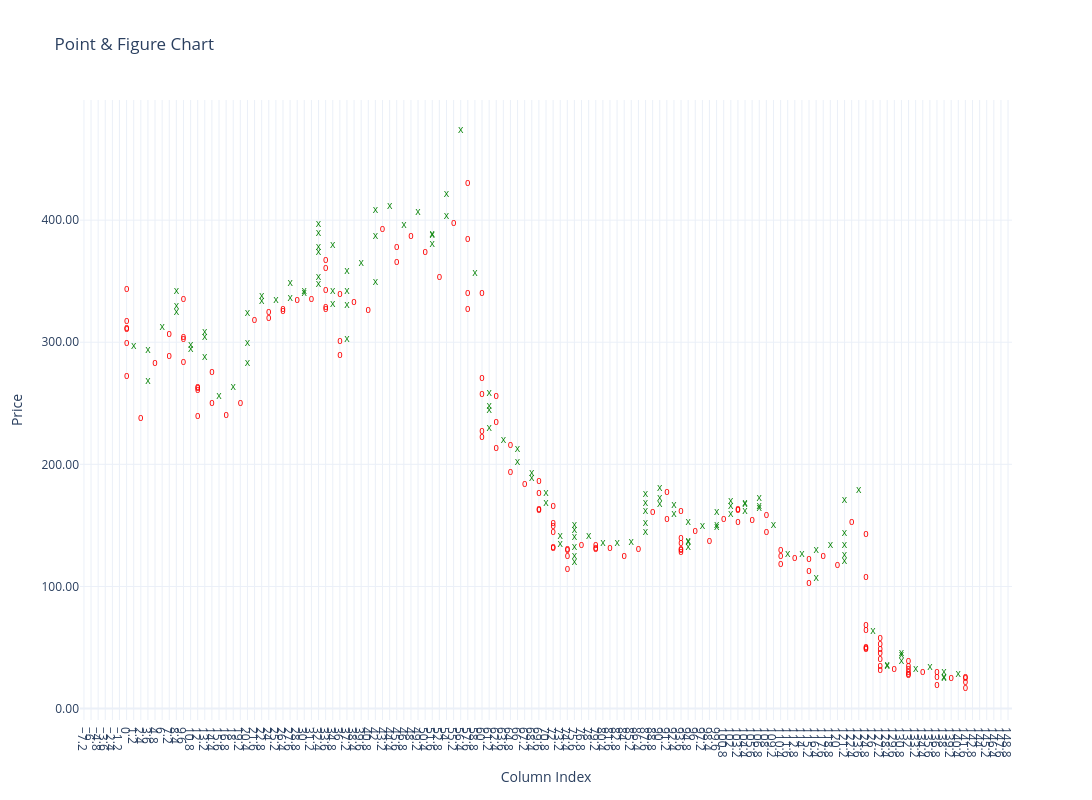

The cell this chart's notebook holds for it:
### Code cell
# Create chart
fig_pnfchart = plot_pnf_chart(pnf_columns)
fig_pnfchart.show()
